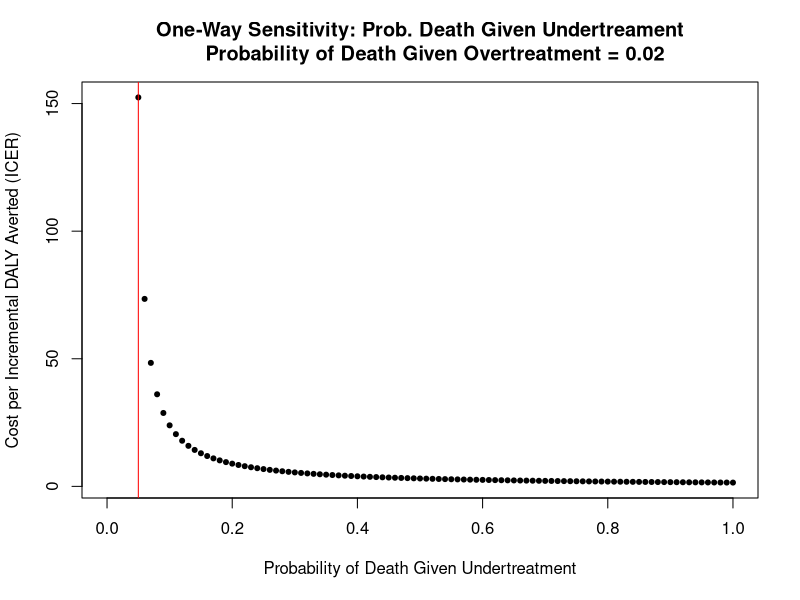
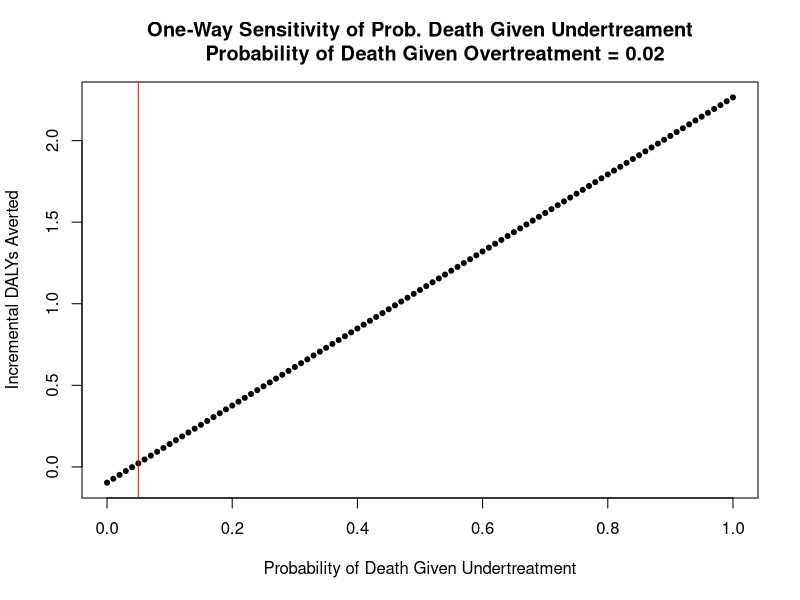
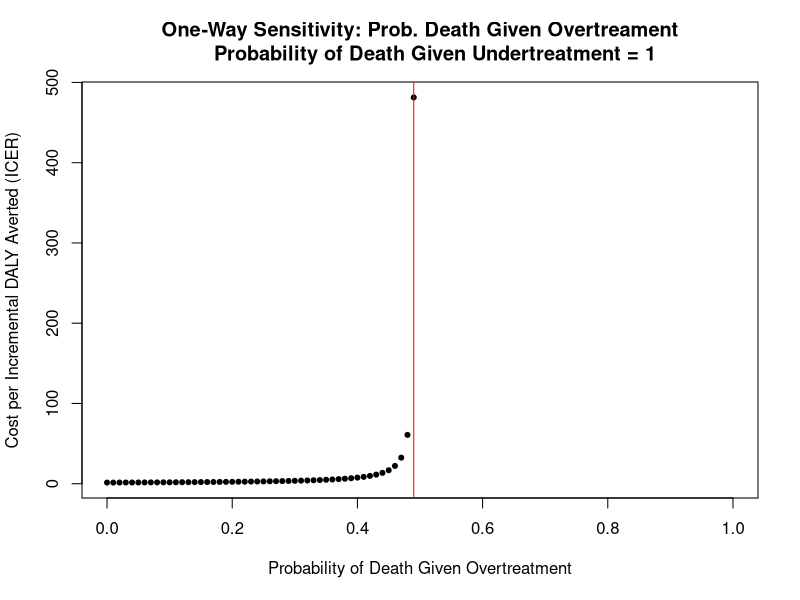
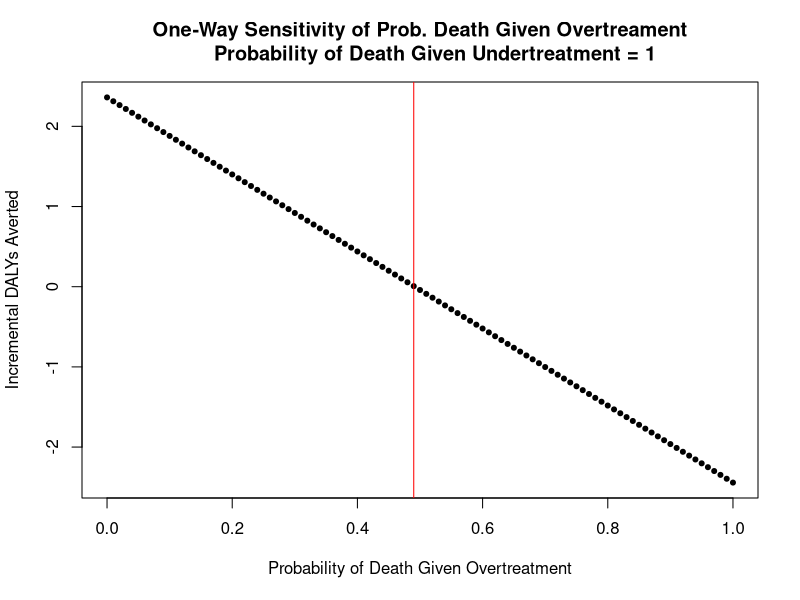
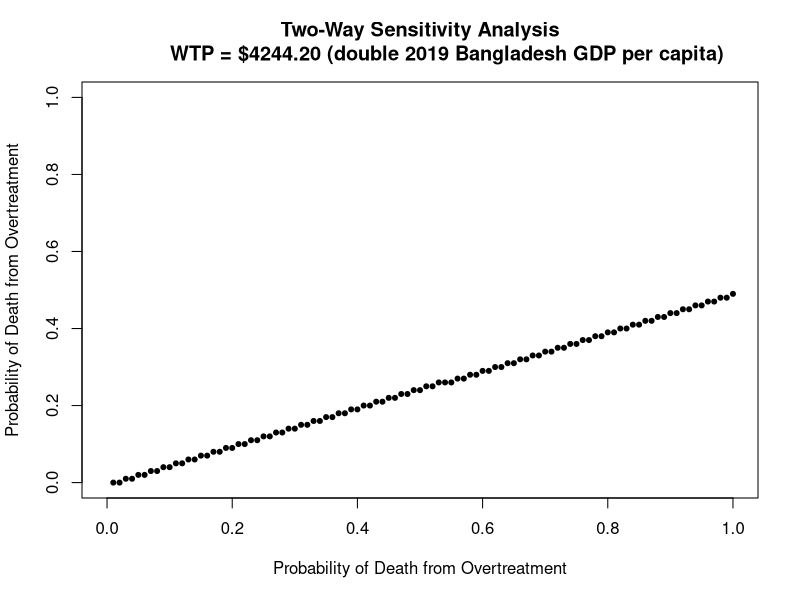
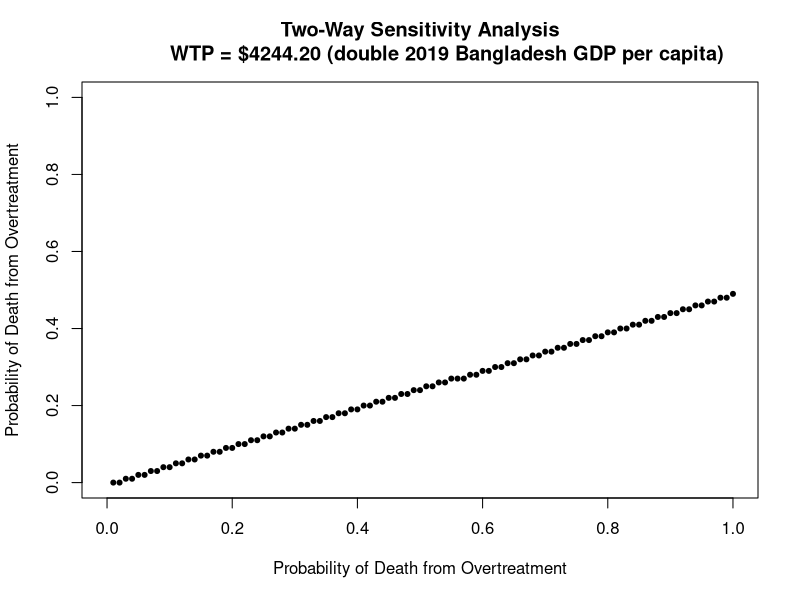

Generate these figures, in order, with R:
# loading packages
library(ggplot2)


ICER_fxn <- function(death_gvn_overtreat_prob, death_gvn_undertreat_prob) {
  
  
  # defining all expected costs and all expected DALYs
  # WHO prob
  branch_a <- 0.06812325
  branch_b <- 0.23498925
  branch_c <- 0.0393875
  branch_d <- 0.05125032
  branch_e <- 0.30279966
  branch_f <- 0.07735002
  branch_g <- 0.00988057
  branch_h <- 0.13161281
  branch_i <- 0.08460662
  
  # NIRUDAK
  branch_j <- 0.10285635
  branch_k <- 0.28938165
  branch_l <- 0.032262
  branch_m <- 0.02196501
  branch_n <- 0.21924172
  branch_o <- 0.05049327
  branch_p <- 0.0046827
  branch_q <- 0.16037538
  branch_r <- 0.1187703
  
  # WHO costs
  branch_a_cost <- 97.04
  branch_b_cost <-100.36
  branch_c_cost <-102.37
  branch_d_cost <-27.91
  branch_e_cost <-26.65
  branch_f_cost <-17.19
  branch_g_cost <-9.92
  branch_h_cost <-12.87
  branch_i_cost <-14.37
  
  # NIRUDAK costs
  branch_j_cost <-96.82
  branch_k_cost <-93.91
  branch_l_cost <-96.02
  branch_m_cost <-26.09
  branch_n_cost <-27.27
  branch_o_cost <-28.92
  branch_p_cost <-16.53
  branch_q_cost <-14.17
  branch_r_cost <-6.88
  
  # listing mean DALYs lost conditional on dying; doesn't vary w/ sensitivity analysis
  # WHO
  # death from overtreatment
  mean_DALYs_lost_if_die_branch_b <- 44.97
  mean_DALYs_lost_if_die_branch_c <- 35.09
  # death from undertreatment
  mean_DALYs_lost_if_die_branch_d <- 58.99
  mean_DALYs_lost_if_die_branch_g <- 64.02
  
  # NIRUDAK
  # death from overtreatment
  mean_DALYs_lost_if_die_branch_k <- 52.41
  mean_DALYs_lost_if_die_branch_l <- 49.18
  # death from undertreatment
  mean_DALYs_lost_if_die_branch_m <- 48.32
  mean_DALYs_lost_if_die_branch_p <- 49.92
  
  # expected DALYs lost conditional on making it to that branch endpoint
  # WHO
  branch_a_DALY <- 0
  branch_b_DALY <- death_gvn_overtreat_prob*mean_DALYs_lost_if_die_branch_b
  branch_c_DALY <- death_gvn_overtreat_prob*mean_DALYs_lost_if_die_branch_c
  branch_d_DALY <- death_gvn_undertreat_prob*mean_DALYs_lost_if_die_branch_d
  branch_e_DALY <- 0
  branch_f_DALY <- 0
  branch_g_DALY <- death_gvn_undertreat_prob*mean_DALYs_lost_if_die_branch_g
  branch_h_DALY <- 0
  branch_i_DALY <- 0
  
  # NIRUDAK
  branch_j_DALY <- 0
  branch_k_DALY <- death_gvn_overtreat_prob*mean_DALYs_lost_if_die_branch_k
  branch_l_DALY <- death_gvn_overtreat_prob*mean_DALYs_lost_if_die_branch_l
  branch_m_DALY <- death_gvn_undertreat_prob*mean_DALYs_lost_if_die_branch_m
  branch_n_DALY <- 0
  branch_o_DALY <- 0
  branch_p_DALY <- death_gvn_undertreat_prob*mean_DALYs_lost_if_die_branch_p
  branch_q_DALY <- 0
  branch_r_DALY <- 0
  
  # calculating expected costs
  # WHO
  branch_a_expected_cost <- branch_a_cost*branch_a
  branch_b_expected_cost <- branch_b_cost*branch_b
  branch_c_expected_cost <- branch_c_cost*branch_c
  branch_d_expected_cost <- branch_d_cost*branch_d
  branch_e_expected_cost <- branch_e_cost*branch_e
  branch_f_expected_cost <- branch_f_cost*branch_f
  branch_g_expected_cost <- branch_g_cost*branch_g
  branch_h_expected_cost <- branch_h_cost*branch_h
  branch_i_expected_cost <- branch_i_cost*branch_i
  
  #NIRUDAK
  branch_j_expected_cost <- branch_j_cost*branch_j
  branch_k_expected_cost <- branch_k_cost*branch_k
  branch_l_expected_cost <- branch_l_cost*branch_l
  branch_m_expected_cost <- branch_m_cost*branch_m
  branch_n_expected_cost <- branch_n_cost*branch_n
  branch_o_expected_cost <- branch_o_cost*branch_o
  branch_p_expected_cost <- branch_p_cost*branch_p
  branch_q_expected_cost <- branch_q_cost*branch_q
  branch_r_expected_cost <- branch_r_cost*branch_r
  
  # calculating expected DALYs
  # WHO
  branch_a_expected_DALY <- branch_a_DALY*branch_a
  branch_b_expected_DALY <- branch_b_DALY*branch_b
  branch_c_expected_DALY <- branch_c_DALY*branch_c
  branch_d_expected_DALY <- branch_d_DALY*branch_d
  branch_e_expected_DALY <- branch_e_DALY*branch_e
  branch_f_expected_DALY <- branch_f_DALY*branch_f
  branch_g_expected_DALY <- branch_g_DALY*branch_g
  branch_h_expected_DALY <- branch_h_DALY*branch_h
  branch_i_expected_DALY <- branch_i_DALY*branch_i
  
  # NIRUDAK
  branch_j_expected_DALY <- branch_j_DALY*branch_j
  branch_k_expected_DALY <- branch_k_DALY*branch_k
  branch_l_expected_DALY <- branch_l_DALY*branch_l
  branch_m_expected_DALY <- branch_m_DALY*branch_m
  branch_n_expected_DALY <- branch_n_DALY*branch_n
  branch_o_expected_DALY <- branch_o_DALY*branch_o
  branch_p_expected_DALY <- branch_p_DALY*branch_p
  branch_q_expected_DALY <- branch_q_DALY*branch_q
  branch_r_expected_DALY <- branch_r_DALY*branch_r
  
  # calculating ICER
  # total expected costs
  WHO_total_expected_cost <- sum(branch_a_expected_cost, branch_b_expected_cost, branch_c_expected_cost, branch_d_expected_cost,
                                 branch_e_expected_cost, branch_f_expected_cost, branch_g_expected_cost, branch_h_expected_cost,
                                 branch_i_expected_cost)
  
  NIRUDAK_total_expected_cost <- sum(branch_j_expected_cost, branch_k_expected_cost, branch_l_expected_cost, branch_m_expected_cost,
                                     branch_n_expected_cost, branch_o_expected_cost, branch_p_expected_cost, branch_q_expected_cost,
                                     branch_r_expected_cost)
  
  # total expected DALYs
  WHO_total_expected_DALYs <- sum(branch_a_expected_DALY, branch_b_expected_DALY, branch_c_expected_DALY, branch_d_expected_DALY,
                                  branch_e_expected_DALY, branch_f_expected_DALY, branch_g_expected_DALY, branch_h_expected_DALY,
                                  branch_i_expected_DALY)
  
  NIRUDAK_total_expected_DALYs <-sum(branch_j_expected_DALY, branch_k_expected_DALY, branch_l_expected_DALY, branch_m_expected_DALY,
                                     branch_n_expected_DALY, branch_o_expected_DALY, branch_p_expected_DALY, branch_q_expected_DALY,
                                     branch_r_expected_DALY)
  # incremental costs and DALYs
  incremental_costs <- NIRUDAK_total_expected_cost-WHO_total_expected_cost
  incremental_DALYs <-NIRUDAK_total_expected_DALYs-WHO_total_expected_DALYs
  # negative sign preserves usual interpretation of ICER
  incremental_DALYs_averted <- -incremental_DALYs
  
  # ICER
  ICER = (incremental_costs)/(incremental_DALYs_averted)
  
  results_vec <- c(ICER, incremental_costs, incremental_DALYs_averted, incremental_DALYs, NIRUDAK_total_expected_cost, WHO_total_expected_cost, NIRUDAK_total_expected_DALYs, WHO_total_expected_DALYs)
  
  names(results_vec) <- c("ICER", "Incremental Costs", "Incremental DALYs Averted", "Incremental DALYs", "NIRUDAK Total Expected Costs", "WHO Total Expected Costs", "NIRUDAK Total Expected DALYs", "WHO Total Expected DALYs")
  
  return(results_vec)
  
}
# end of function

# not sure what we are using this for? ostensibly to input into the for loop
# results_iteration1 <- ICER_fxn(death_gvn_overtreat_prob = 0.02, death_gvn_undertreat_prob = 1)

# varying the probability of death from UNDERtreatment
prob_die_gvn_undertreat_grid <- seq(0, 1, 0.01)

# varying the probability of death from OVERtreatment
prob_die_gvn_overtreat_grid <- seq(0, 1, 0.01)

# UNDERtreat: creating empty matrix to store results (M)
ncol_used <- length(ICER_fxn(0, 1))
M_col_names <- names(ICER_fxn(0,1))
M <- matrix(NA, nrow=length(prob_die_gvn_undertreat_grid), ncol = ncol_used)
colnames(M) <- M_col_names

# OVERtreat: creating empty matrix to store results (M_overtreat)
M_overtreat <- matrix(NA, nrow=length(prob_die_gvn_overtreat_grid), ncol = ncol_used)
colnames(M_overtreat) <- M_col_names

# base case probabilities
death_gvn_overtreat_prob <- 0.02
death_gvn_undertreat_prob <- 1

# UNDERTREATMENT: creating loop (filling the matrix)
for (i in 1:length(prob_die_gvn_undertreat_grid)){
  M[i, ] = ICER_fxn(death_gvn_overtreat_prob = 0.02, death_gvn_undertreat_prob = prob_die_gvn_undertreat_grid[i])
}

# if the probability of death from undertreatment is greater than or equal to 0.05, NIRUDAK is more costly but more effective

# for a probability of death from undertreatment less than 0.05, NIRUDAK is dominated by WHO (i.e., NIRUDAK is more expensive
# but less effective)

# all of the above is conditional on keeping the probability of death from overtreatment constant at 0.02

# finding the threshold at which ICER changes from positive to negative (i.e., dominance changes)
nondominated_undertreat_index <- which(M[,"ICER"] > 0)

# generating plot
# y axis: ICER (first column of the matrix)
# x axis: varied probabilities of due to undertreatment
plot(prob_die_gvn_undertreat_grid[nondominated_undertreat_index], M[nondominated_undertreat_index, 1], 
     xlim = c(0,1), main = "One-Way Sensitivity: Prob. Death Given Undertreament
     Probability of Death Given Overtreatment = 0.02",
     pch=20, xlab = "Probability of Death Given Undertreatment", ylab = "Cost per Incremental DALY Averted (ICER)")

# minimum value for which NIRUDAK is not dominated; for any probabilities to the left, NIRUDAK is dominated
abline(v=prob_die_gvn_undertreat_grid[min(nondominated_undertreat_index)], lty = 1, col="red")


# NEW PLOT UNDERTREATMENT, Y-AXIS IS INCREMENTAL DALYs AVERTED (by NIRUDAK)
plot(prob_die_gvn_undertreat_grid, M[, "Incremental DALYs Averted"], 
     xlim = c(0,1), main = "One-Way Sensitivity of Prob. Death Given Undertreament
     Probability of Death Given Overtreatment = 0.02",
     pch=20, xlab = "Probability of Death Given Undertreatment", ylab = "Incremental DALYs Averted")

# minimum value for which NIRUDAK is not dominated; for any probabilities to the left, NIRUDAK is dominated
abline(v=prob_die_gvn_undertreat_grid[min(nondominated_undertreat_index)], lty = 1, col="red")

################################################################################
# OVERTREATMENT: creating loop (filling the matrix)
for (i in 1:length(prob_die_gvn_overtreat_grid)){
  M_overtreat[i, ] = ICER_fxn(death_gvn_overtreat_prob = prob_die_gvn_overtreat_grid[i], death_gvn_undertreat_prob = 1)
}

nondominated_overtreat_index <- which(M_overtreat[,"ICER"] > 0)

# generating plot
# y axis: ICER (first column of the matrix)
# x axis: varied probabilities of due to undertreatment
# dev.new()
plot(prob_die_gvn_overtreat_grid[nondominated_overtreat_index], M_overtreat[nondominated_overtreat_index, 1], 
     xlim = c(0,1), main = "One-Way Sensitivity: Prob. Death Given Overtreament
     Probability of Death Given Undertreatment = 1",
     pch=20, xlab = "Probability of Death Given Overtreatment", ylab = "Cost per Incremental DALY Averted (ICER)")

# minimum value for which NIRUDAK is not dominated; for any probabilities to the left, NIRUDAK is dominated
abline(v=prob_die_gvn_overtreat_grid[max(nondominated_overtreat_index)], lty = 1, col="red")

# NIRUDAK never dominates because it's more expensive
# but for most of the probability range, it is below the WTP threshold

# in the undertreatment graph, to the left of the red line, WHO dominates
# in the overtreatment graph, to the right of the red line, WHO dominates

# NEW PLOT OVERTREATMENT, Y-AXIS IS INCREMENTAL DALYs AVERTED (by NIRUDAK)
plot(prob_die_gvn_overtreat_grid, M_overtreat[, "Incremental DALYs Averted"], 
     xlim = c(0,1), main = "One-Way Sensitivity of Prob. Death Given Overtreament
     Probability of Death Given Undertreatment = 1",
     pch=20, xlab = "Probability of Death Given Overtreatment", ylab = "Incremental DALYs Averted")

# minimum value for which NIRUDAK is not dominated; for any probabilities to the left, NIRUDAK is dominated
abline(v=prob_die_gvn_overtreat_grid[max(nondominated_overtreat_index)], lty = 1, col="red")

################################################################################
# TWO WAY SENSITIVITY ANALYSIS (probability of death from overtreatment AND from undertreatment)
# in this analysis, neither the probability of death from undertreatment and death from overtreatment
# are held constant

M_twoway_ICER <- M_twoway_inc_costs <- M_twoway_inc_DALYs_averted <-  M_twoway_WHO_costs <- 
  M_twoway_WHO_DALYs_averted <-
  M_twoway_NIRUDAK_costs <- 
  M_twoway_NIRUDAK_DALYs_averted <- matrix(data=NA, 
                                           nrow = length(prob_die_gvn_undertreat_grid),
                                           ncol = length(prob_die_gvn_overtreat_grid))

colnames(M_twoway_ICER) <- colnames(M_twoway_inc_costs) <- 
  colnames(M_twoway_WHO_costs) <- colnames(M_twoway_WHO_DALYs_averted) <- colnames(M_twoway_NIRUDAK_costs)<-
  colnames(M_twoway_NIRUDAK_DALYs_averted)<-colnames(M_twoway_inc_DALYs_averted) <-
  paste("prdieOvr=", prob_die_gvn_overtreat_grid, sep = "")

rownames(M_twoway_ICER) <- rownames(M_twoway_inc_costs) <- 
  rownames(M_twoway_WHO_costs) <- rownames(M_twoway_WHO_DALYs_averted) <-  rownames(M_twoway_NIRUDAK_costs)<-
  rownames(M_twoway_NIRUDAK_DALYs_averted) <-
  rownames(M_twoway_inc_DALYs_averted) <- paste("prdieUndr=", prob_die_gvn_undertreat_grid, sep = "")

for (i in 1:length(prob_die_gvn_undertreat_grid)) {
  for (j in 1:length(prob_die_gvn_overtreat_grid)) {
    M_twoway_ICER[i,j] = round(ICER_fxn(death_gvn_overtreat_prob = prob_die_gvn_overtreat_grid[j], death_gvn_undertreat_prob = prob_die_gvn_undertreat_grid[i])["ICER"], 2)
    M_twoway_inc_costs[i,j] = round(ICER_fxn(death_gvn_overtreat_prob = prob_die_gvn_overtreat_grid[j], death_gvn_undertreat_prob = prob_die_gvn_undertreat_grid[i])["Incremental Costs"], 2)
    M_twoway_inc_DALYs_averted[i,j] = round(ICER_fxn(death_gvn_overtreat_prob = prob_die_gvn_overtreat_grid[j], death_gvn_undertreat_prob = prob_die_gvn_undertreat_grid[i])["Incremental DALYs Averted"], 2)
    M_twoway_WHO_costs[i,j] = round(ICER_fxn(death_gvn_overtreat_prob = prob_die_gvn_overtreat_grid[j], death_gvn_undertreat_prob = prob_die_gvn_undertreat_grid[i])["WHO Costs"], 2)
    M_twoway_WHO_DALYs_averted[i,j] = round(ICER_fxn(death_gvn_overtreat_prob = prob_die_gvn_overtreat_grid[j], death_gvn_undertreat_prob = prob_die_gvn_undertreat_grid[i])["WHO DALYs Averted"], 2)
    M_twoway_NIRUDAK_costs[i,j] = round(ICER_fxn(death_gvn_overtreat_prob = prob_die_gvn_overtreat_grid[j], death_gvn_undertreat_prob = prob_die_gvn_undertreat_grid[i])["NIRUDAK Costs"], 2)
    M_twoway_NIRUDAK_DALYs_averted[i,j] = round(ICER_fxn(death_gvn_overtreat_prob = prob_die_gvn_overtreat_grid[j], death_gvn_undertreat_prob = prob_die_gvn_undertreat_grid[i])["NIRUDAK DALYs Averted"], 2)
  }
}


# setting arbitrary willingness to pay (WTP) threshold
WTP = 10

# two_way_sense_fxn is a function that ultimately generates the two-way sensitivity plot
two_way_sense_fxn <- function (WTP, doplot=TRUE){
  
  threshold_probs <- matrix(NA, length(prob_die_gvn_undertreat_grid), 2)
  threshold_probs[,1] <- prob_die_gvn_undertreat_grid
  colnames(threshold_probs) <- c("prob_death_undertreat", "prob_death_overtreat_threshold")
  
  for (i in 1:dim(M_twoway_ICER)[1]) {
    if (any(M_twoway_ICER[i,]>0 & M_twoway_ICER[i,] < WTP)) {
      max(which(WTP > M_twoway_ICER[i,] & M_twoway_ICER[i,] > 0))
      temp_prob <- prob_die_gvn_overtreat_grid[max(which(WTP > M_twoway_ICER[i,] & M_twoway_ICER[i,] > 0))]
      threshold_probs[i,2] <- temp_prob
    } else {threshold_probs[i,2] = NA}
  }
  
  if (doplot){
    plot(threshold_probs, pch=20, xlim = c(0,1), ylim = c(0,1), 
         xlab = "Probability of Death from Overtreatment", ylab = "Probability of Death from Overtreatment",
         main = "Two-Way Sensitivity Analysis
         WTP = $4244.20 (double 2019 Bangladesh GDP per capita)")
  }
  return(threshold_probs)
}

# 2019 GDP per capita in Bangladesh, according to the World Bank = 2122.1
# WHO recommends less than 3x GDP per capita

# WTP at 1x GDP per capita
two_way_sense_fxn(2122.1)

# WTP at 2x GDP per capita
two_way_sense_fxn(4244.2)

################################################################################
# probabilistic sensitivity analysis (average over input uncertainty; characterizes uncertainty in the output)
# need to put distributions on the inputs and sampling over the distribution
# this is done after the two way
################################################################################


